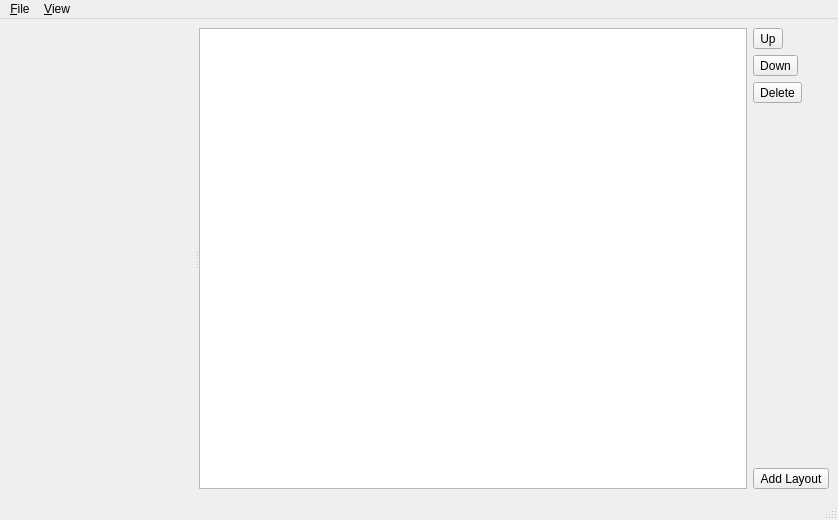
<?xml version="1.0" encoding="UTF-8"?>
<ui version="4.0">
 <class>MainWindow</class>
 <widget class="QMainWindow" name="MainWindow">
  <property name="geometry">
   <rect>
    <x>0</x>
    <y>0</y>
    <width>838</width>
    <height>520</height>
   </rect>
  </property>
  <property name="windowTitle">
   <string>MainWindow</string>
  </property>
  <widget class="QWidget" name="centralwidget">
   <layout class="QVBoxLayout" name="verticalLayout_3">
    <item>
     <widget class="QSplitter" name="splitter">
      <property name="orientation">
       <enum>Qt::Horizontal</enum>
      </property>
      <widget class="VolumeEditorWidget" name="volumeEditorWidget" native="true"/>
      <widget class="QWidget" name="">
       <layout class="QVBoxLayout" name="rightPaneLayout">
        <item>
         <layout class="QHBoxLayout" name="horizontalLayout">
          <item>
           <widget class="LayerWidget" name="layerWidget">
            <property name="sizePolicy">
             <sizepolicy hsizetype="Preferred" vsizetype="Expanding">
              <horstretch>0</horstretch>
              <verstretch>0</verstretch>
             </sizepolicy>
            </property>
           </widget>
          </item>
          <item>
           <layout class="QVBoxLayout" name="verticalLayout">
            <item>
             <widget class="QToolButton" name="UpButton">
              <property name="toolTip">
               <string>move layer up</string>
              </property>
              <property name="text">
               <string>Up</string>
              </property>
              <property name="icon">
               <iconset resource="icons.qrc">
                <normaloff>:/icons/icons/go-up.png</normaloff>:/icons/icons/go-up.png</iconset>
              </property>
             </widget>
            </item>
            <item>
             <widget class="QToolButton" name="DownButton">
              <property name="toolTip">
               <string>move layer down</string>
              </property>
              <property name="text">
               <string>Down</string>
              </property>
              <property name="icon">
               <iconset resource="icons.qrc">
                <normaloff>:/icons/icons/go-down.png</normaloff>:/icons/icons/go-down.png</iconset>
              </property>
             </widget>
            </item>
            <item>
             <widget class="QToolButton" name="DeleteButton">
              <property name="toolTip">
               <string>delete layer</string>
              </property>
              <property name="text">
               <string>Delete</string>
              </property>
              <property name="icon">
               <iconset resource="icons.qrc">
                <normaloff>:/icons/icons/list-remove.png</normaloff>:/icons/icons/list-remove.png</iconset>
              </property>
             </widget>
            </item>
            <item>
             <spacer name="verticalSpacer">
              <property name="orientation">
               <enum>Qt::Vertical</enum>
              </property>
              <property name="sizeType">
               <enum>QSizePolicy::Expanding</enum>
              </property>
              <property name="sizeHint" stdset="0">
               <size>
                <width>20</width>
                <height>40</height>
               </size>
              </property>
             </spacer>
            </item>
            <item>
             <widget class="QToolButton" name="AddLayOutButton">
              <property name="toolTip">
               <string>add new layer</string>
              </property>
              <property name="text">
               <string>Add Layout</string>
              </property>
              <property name="icon">
               <iconset resource="icons.qrc">
                <normaloff>:/icons/icons/list-add.png</normaloff>:/icons/icons/list-add.png</iconset>
              </property>
             </widget>
            </item>
           </layout>
          </item>
         </layout>
        </item>
       </layout>
      </widget>
     </widget>
    </item>
   </layout>
  </widget>
  <widget class="QMenuBar" name="menubar">
   <property name="geometry">
    <rect>
     <x>0</x>
     <y>0</y>
     <width>838</width>
     <height>24</height>
    </rect>
   </property>
   <widget class="QMenu" name="menuFile">
    <property name="title">
     <string>&amp;File</string>
    </property>
    <addaction name="actionQuit"/>
   </widget>
   <widget class="QMenu" name="menuView">
    <property name="title">
     <string>&amp;View</string>
    </property>
    <addaction name="separator"/>
    <addaction name="separator"/>
   </widget>
   <addaction name="menuFile"/>
   <addaction name="menuView"/>
  </widget>
  <widget class="QStatusBar" name="statusbar"/>
  <action name="actionQuit">
   <property name="icon">
    <iconset resource="icons.qrc">
     <normaloff>:/icons/icons/process-stop.png</normaloff>:/icons/icons/process-stop.png</iconset>
   </property>
   <property name="text">
    <string>&amp;Quit</string>
   </property>
  </action>
  <action name="actionAllZoomToFit">
   <property name="icon">
    <iconset resource="icons.qrc">
     <normaloff>:/icons/icons/view-fullscreen.png</normaloff>:/icons/icons/view-fullscreen.png</iconset>
   </property>
   <property name="text">
    <string>&amp;Zoom to Fit</string>
   </property>
   <property name="font">
    <font/>
   </property>
  </action>
  <action name="actionToggleHUDs">
   <property name="text">
    <string>Toggle HUDs</string>
   </property>
  </action>
  <action name="actionCenterImages">
   <property name="text">
    <string>Center Images</string>
   </property>
  </action>
  <action name="actionOnly_for_selected_view">
   <property name="enabled">
    <bool>false</bool>
   </property>
   <property name="text">
    <string>Only for selected view</string>
   </property>
   <property name="font">
    <font>
     <weight>75</weight>
     <bold>true</bold>
    </font>
   </property>
  </action>
  <action name="actionSelectedZoomToFit">
   <property name="text">
    <string>Fit Image</string>
   </property>
  </action>
  <action name="actionToggleHUD">
   <property name="text">
    <string>Toggle HUD</string>
   </property>
  </action>
  <action name="actionCenterImage">
   <property name="text">
    <string>Center Image</string>
   </property>
  </action>
  <action name="actionResetZoom">
   <property name="text">
    <string>Reset Zoom</string>
   </property>
  </action>
  <action name="actionRubberBandZoom">
   <property name="text">
    <string>Rubber Band Zoom</string>
   </property>
  </action>
 </widget>
 <customwidgets>
  <customwidget>
   <class>LayerWidget</class>
   <extends>QListView</extends>
   <header>volumina.widgets.layerwidget</header>
  </customwidget>
  <customwidget>
   <class>VolumeEditorWidget</class>
   <extends>QWidget</extends>
   <header>volumina.volumeEditorWidget</header>
  </customwidget>
 </customwidgets>
 <resources>
  <include location="icons.qrc"/>
 </resources>
 <connections/>
</ui>
